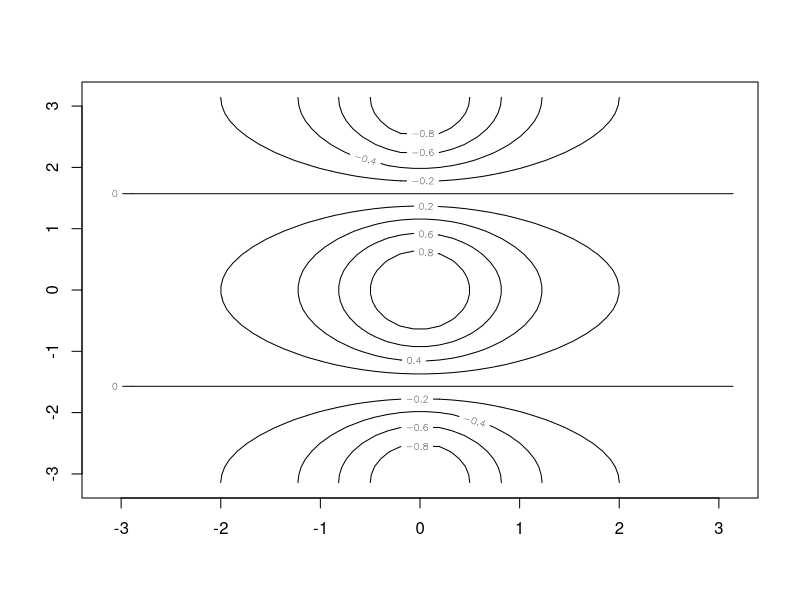

R code for this plot:
Sys.getlocale()
Sys.setlocale("LC_ALL", "en_US.UTF-8")

x <- seq(-pi, pi, length = 50)
y <- x
f <- outer(x, y, function(x, y) cos(y) / (1 + x^2))
contour(x, y, f)